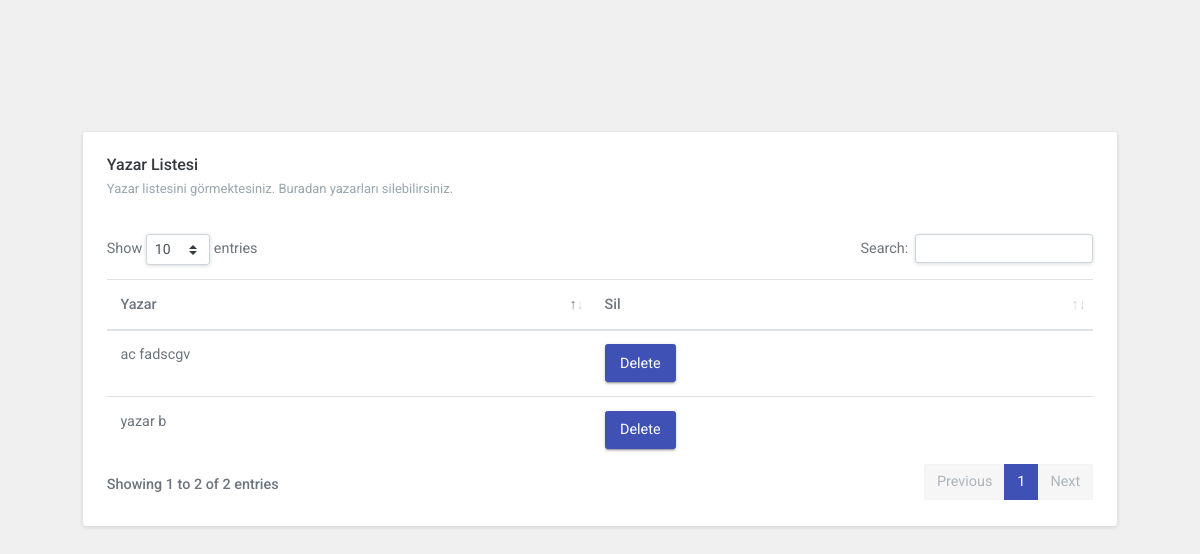
/book/author_list/, run on an earlier commit of the app's database.
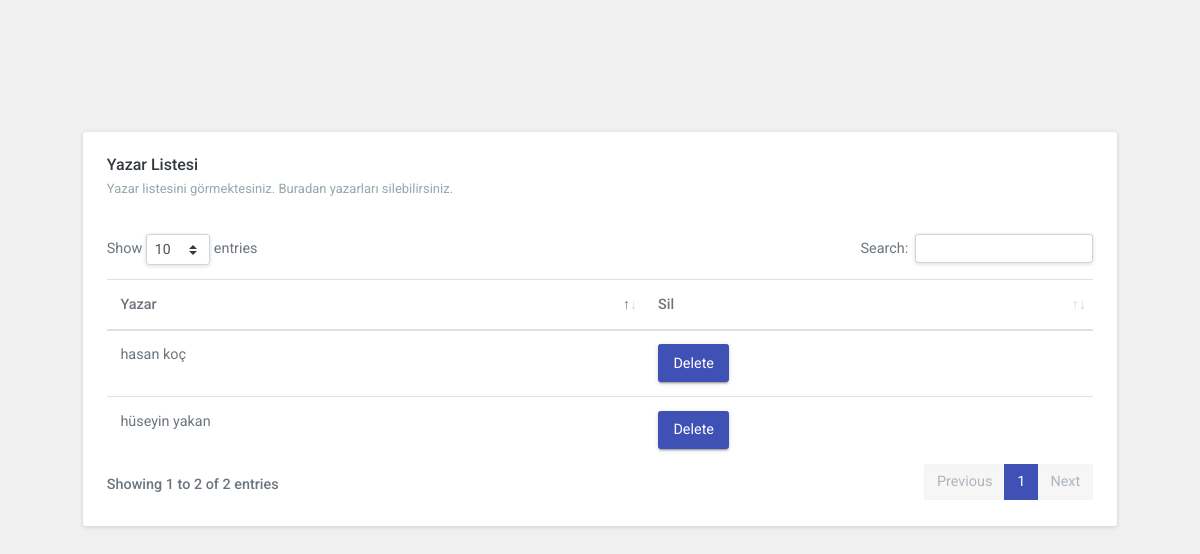
And on a later commit of the database.
### core/models.py (models this page shows, shortened)
class Author(models.Model):
    name = models.CharField(max_length=50)
    last_name = models.CharField(max_length=50)
    birth = models.DateField()
    created = models.DateField(auto_now_add=True)
    is_protect = models.BooleanField(default=False)

### core/views.py (the view, shortened to what this page needs)
# urls.py: path('author_list/', views.AuthorListView.as_view(), name='author_list'),
class AuthorListView(View):
    def get(self, request):
        authors = Author.objects.all()
        protected_books=[]
        protected_notes=[]
        for author in authors:
            books=[]
            notes=[]
            protected_books += Book.objects.filter(author=author)
            protected_notes += AuthorNotes.objects.filter(author=author)
            print(protected_books)
            print(protected_notes)
            books=Book.objects.filter(author=author)
            notes=AuthorNotes.objects.filter(author=author)
            author.is_protect=False
            author.save()
            if books or notes:
                author.is_protect=True
                author.save()
        return render(request, 'author_list.html', {'authors': authors,"protected_notes":protected_notes,"protected_books":protected_books})

### core/models.py (called while the page is built)
    def __str__(self):
        return self.title + " - " + self.author.name

    def __str__(self):
        return self.title

### templates/author_list.html (shortened to what this page needs)
{% load static %}
<!DOCTYPE html>
<html lang="en"><head>
    <m eta name="viewport" content="width=device-width, initial-scale=1.0">
    <link href="{% static 'assets/libs/datatables/dataTables.bootstrap4.css' %}" rel="stylesheet" type="text/css">
    <link href="{% static 'assets/libs/datatables/responsive.bootstrap4.css' %}" rel="stylesheet" type="text/css">
    <link href="{% static 'assets/libs/datatables/buttons.bootstrap4.css' %}" rel="stylesheet" type="text/css">
    <link href="{% static 'assets/libs/datatables/select.bootstrap4.css' %}" rel="stylesheet" type="text/css">
    <link href="{% static 'assets/css/bootstrap.min.css' %}" rel="stylesheet" type="text/css">
    <link href="{% static 'assets/css/icons.min.css' %}" rel="stylesheet" type="text/css">
    <link href="{% static 'assets/css/app.min.css' %}" rel="stylesheet" type="text/css">
</head>
<body>
    <div class="wrapper">
        <div class="container-fluid">
            <div class="row">
                <div class="col-12">
                    <div class="card">
                        <div class="card-body">
                            <h4 class="header-title">Yazar Listesi</h4>
                            <p class="text-muted font-13 mb-4">
                                Yazar listesini görmektesiniz. Buradan yazarları silebilirsiniz.
                            </p>
                            <table id="scroll-horizontal-ferit" class="table w-100 nowrap">
                                <thead>
                                    <tr>
                                        <th>Yazar</th>
                                        <th> Sil   </th>
                                    </tr>
                                </thead>
                                <tbody>
                                    {% for author in authors %}
                                    <tr>
                                        <td class="sorting_1">{{ author.name }} {{author.last_name}}</td>
                                        {% if  author.is_protect %}
                                        <td>
                                            <button type="button" class="btn btn-primary" data-toggle="modal" id="openModalButton-{{ author.id }}" data-target="#author-protected-delete-{{author.id}}">Delete</button>
                                        </td>
                                        {% else %}
                                        <td>
                                            <button type="button" class="btn btn-danger" data-toggle="modal" data-target="#author-delete-{{author.id}}">Delete</button>
                                        </td>
                                        {% endif %}
                                    </tr>
                                    {% endfor %}
                                </tbody>
                            </table>
                        </div>
                    </div>
                </div>
            </div>
        </div>
    </div>
</body>
</html>

What changed in the data, as far as the page shows it:
removed Author: name "yazar", last_name "b"
removed Author: name "ac", last_name "fadscgv"
added Author: name "hüseyin", last_name "yakan"
added Author: name "hasan", last_name "koç"
